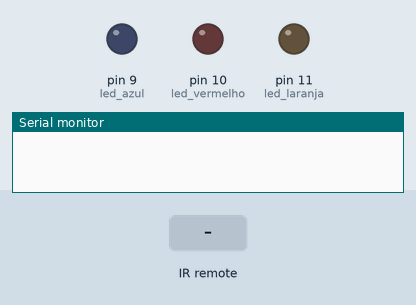
A sketch run on a simulated Arduino Uno, built with avr-gcc and run on an emulated ATmega328P. On the bench: output pins drawn as LEDs (lit = HIGH), the last lines printed to the serial monitor. Inputs (shaded band) come from the test bench.

Above: at 1.2 s.
1.3 s: infrared code 0xFD00FF received
At 2.3 s:
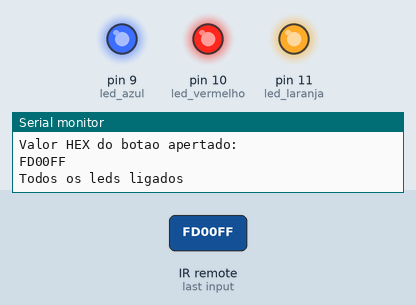
2.8 s: infrared code 0xFD28D7 received
At 3.5 s:
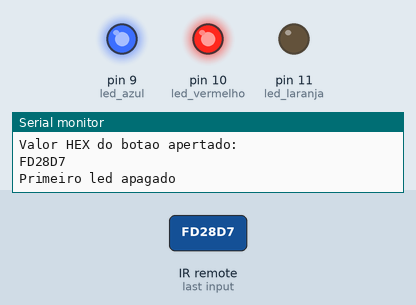
4.3 s: infrared code 0xFDA857 received
At 4.7 s:
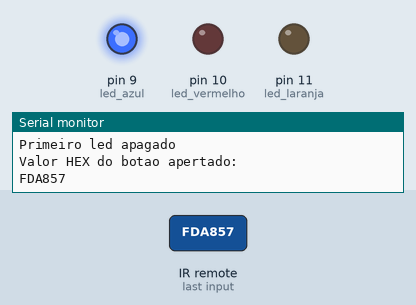
5.8 s: infrared code 0xFD08F7 received
At 7.0 s:
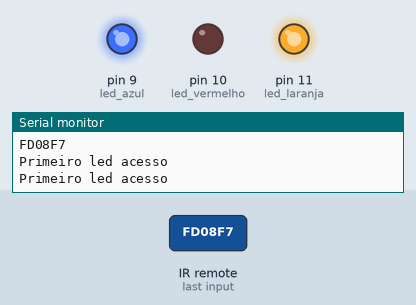
7.3 s: infrared code 0xFD6897 received
At 8.3 s:
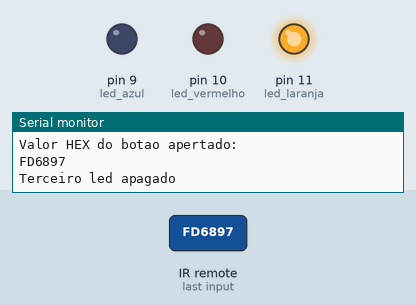
8.8 s: infrared code 0xFD8877 received
At 9.5 s:
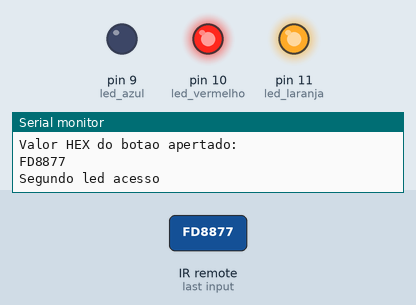
Timing chart, 0 to 11.3 s (numbered marks = the images above; inputs shaded):
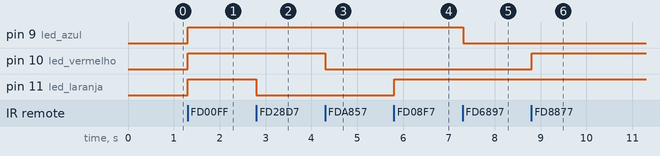

The sketch:

infravermelho_controle_leds.ino
```cpp
#include <IRremote.h>

#define led_laranja 11
#define led_vermelho 10
#define led_azul 9

int pino_receptor = 12;

IRrecv receptor(pino_receptor);

decode_results valorSaida;

void setup()
{
	Serial.begin(9600);
	receptor.enableIRIn();

  	//leds
	pinMode(led_laranja, OUTPUT);
  	pinMode(led_vermelho, OUTPUT);
  	pinMode(led_azul, OUTPUT);
    //leds
}

void loop() {

	if (receptor.decode(&valorSaida))
    {
      	Serial.println("Valor HEX do botao apertado:");
		Serial.println(valorSaida.value, HEX);
		receptor.resume();
	}

  	if (valorSaida.value == 0xFD00FF) // botão power  - liga tudo
    {
		digitalWrite(led_laranja, HIGH);
        digitalWrite(led_vermelho, HIGH);
      	digitalWrite(led_azul, HIGH);
      	delay(500);
    	Serial.println("Todos os leds ligados");
	}

  	else if (valorSaida.value == 0xFD30CF)// botão 0 - desliga tudo
    {
		digitalWrite(led_laranja, LOW);
        digitalWrite(led_vermelho, LOW);
      	digitalWrite(led_azul, LOW);
      	delay(500);
      	Serial.println("Todos os leds apagados");
	}

  	else if (valorSaida.value == 0xFD08F7)// botão 1 - liga só o primeiro led
    {
		digitalWrite(led_laranja, HIGH);
      	delay(500);
      	Serial.println("Primeiro led acesso");
	}

    else if (valorSaida.value == 0xFD8877)// botão 2 - liga só o segundo led
    {
        digitalWrite(led_vermelho, HIGH);
      	delay(500);
      	Serial.println("Segundo led acesso");
	}

  	else if (valorSaida.value == 0xFD48B7)// botão 3 - liga só o terceiro led
    {
        digitalWrite(led_azul, HIGH);
      	delay(500);
      	Serial.println("Terceiro led acesso");
	}

  	else if (valorSaida.value == 0xFD28D7)// botão 4 - apaga o primeiro led
    {
        digitalWrite(led_laranja, LOW);
      	delay(500);
      	Serial.println("Primeiro led apagado");
	}

  	else if (valorSaida.value == 0xFDA857)// botão 5 - apaga o segundo led
    {
        digitalWrite(led_vermelho, LOW);
      	delay(500);
      	Serial.println("Segundo led apagado");
	}

  	else if (valorSaida.value == 0xFD6897)// botão 6 - apaga o terceiro led
    {
        digitalWrite(led_azul, LOW);
      	delay(500);
      	Serial.println("Terceiro led apagado");
	}

}
```

Measured:
- after the input at 1.3 s, pin 9 (led_azul), pin 10 (led_vermelho), pin 11 (led_laranja): LOW → HIGH at once
- after the input at 2.8 s, pin 11 (led_laranja): HIGH → LOW at once
- after the input at 4.3 s, pin 10 (led_vermelho): HIGH → LOW at once
- after the input at 5.8 s, pin 11 (led_laranja): LOW → HIGH at once
- after the input at 7.3 s, pin 9 (led_azul): HIGH → LOW at once
- after the input at 8.8 s, pin 10 (led_vermelho): LOW → HIGH at once
